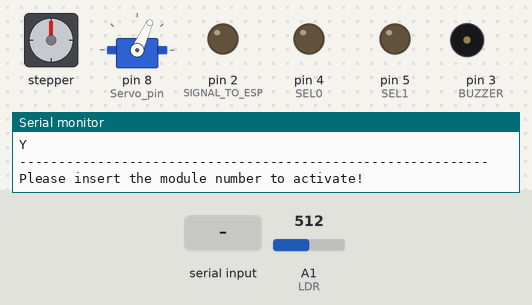
Recording of a sketch running on a simulated Arduino Uno, built with avr-gcc and run on an emulated ATmega328P. Shown: stepper motor, servo, output pins drawn as LEDs (lit = HIGH), buzzer (waves = sounding, pin HIGH), the last lines printed to the serial monitor. Wiring (inferred from the names in the program): stepper motor (2048 steps per turn assumed): coils pin 19, pin 18, pin 17, pin 16. The test bench sets the inputs (shaded band); at power-on: A1 (LDR) = 512. Pins used as bus, display or sensor lines are not drawn.

Above: at 3.2 s.
3.3 s: "Y" received over Serial
At 6.1 s:
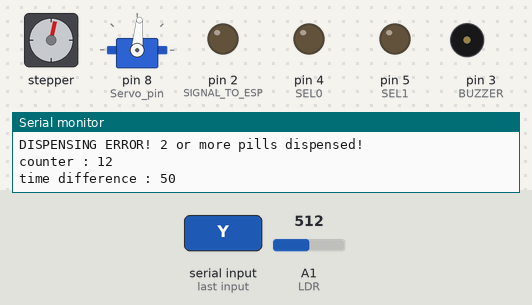
6.3 s: A1 (LDR) set to 884
9.3 s: A1 (LDR) set to 915
10.8 s: "1\n" received over Serial
At 13.0 s:
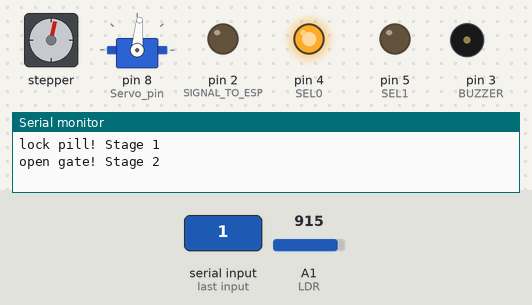
13.3 s: "2\n" received over Serial
At 17.6 s:
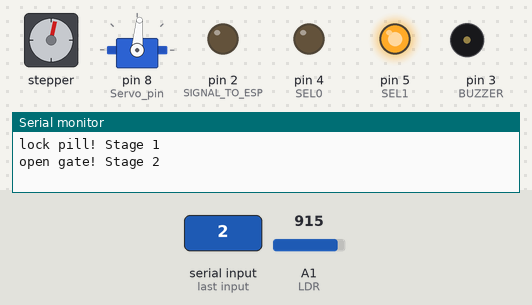
19.3 s: "3\n" received over Serial
At 23.0 s:
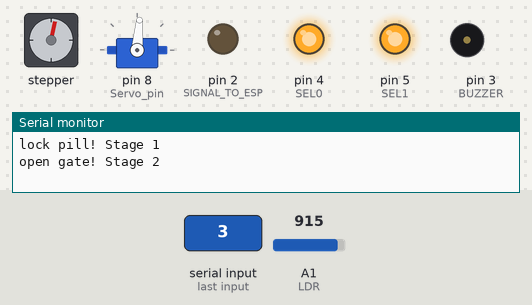
Timing chart, 0 to 23.3 s (numbered marks = the images above; inputs shaded):
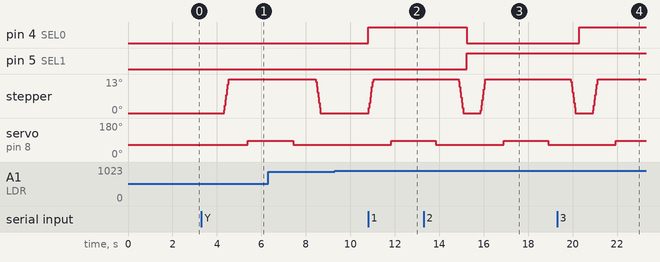

Measured:
- after the input at 3.3 s, stepper: turns 13° clockwise in 0.21 s, starting after 1.0 s; servo on pin 8 (Servo_pin): 65° → 85° after 2.1 s
- after the input at 10.8 s, pin 4 (SEL0): LOW → HIGH at once; stepper: turns 13° clockwise in 0.21 s, starting at once; servo on pin 8 (Servo_pin): 65° → 85° after 1.0 s
- after the input at 13.3 s, pin 4 (SEL0): HIGH → LOW after 1.9 s instead of 2.9 s; pin 5 (SEL1): LOW → HIGH after 1.9 s
- after the input at 19.3 s, pin 4 (SEL0): LOW → HIGH after 1.0 s; pin 5 (SEL1): stays HIGH (without the input it goes to LOW after 2.0 s); servo on pin 8 (Servo_pin): 65° → 85° after 2.6 s instead of 3.0 s

The sketch:

ldr_counter_and_engine.ino
```cpp
#include <Servo.h>
/* PINOUT SELECTION   --------------------------------------*/
    #define LDR A1
    #define SIGNAL_TO_ESP 2
    #define BUZZER 3        //PWM WE CAN TUNE THE FREQUENCY!!
    #define Servo_pin 8//6//9

    #define stepMotorPin1 19//9
    #define stepMotorPin2 18//10
    #define stepMotorPin3 17//11
    #define stepMotorPin4 16//12

    #define SEL0 4 //
    #define SEL1 5 // ----------- FOR UNO

    /* CALIBRATION CONSTANTS FOR STEPPER   -----------------------*/
    #define Time_interval_stepper 1000
    #define Time_interval_servo 500
    #define stepper_steps 20


    /* CALIBRATION CONSTANTS FOR PHOTOINTERRUPTER -----------------*/
    #define PHOTOVOLTAGE_threshold 900
    #define Delay_time_photoint 50
    #define TIMEOUT_COUNTER 10000
    #define Time_between_detections 100          //to set around 100ms ?

    int mode, operation_over = 1;


/*        GLOBAL VARIABLES FOR ENGINES    */
    Servo Servo1;   // create Servo object

    int cycle_stage;
    int motor_Speed = 4;
    int engine_over = 0;

/*         GLOBAL VARIABLES FOR verify_success FUNCTION       */
    int attempts = 0;
    int success = 3;

/*        PHOTOINTERRUPTER GLOBAL VARIABLES        */
    unsigned long t_current, t_0;
    int counter;
    int mytime[20];   //size can be changed
    int i=1;
    int calib_val = 900;
    int error_count = 0;
    int check_time_elapsed_success =0;
    boolean start_1 = 1;


void setup()
{
    setup_pins();

    Serial.begin(9600);
    delay(2000);

    Serial.println("serial Begin!\n");
}


void loop()
{
   //       delay(500);   //IF DELAY IS ABOVE 50ms Pill likely to not be detected :(

  /* TAKE TIMESTAMP EVERY CYCLE i.e. UPDATE TIMESTAMP TO CURRENT TIMESTAMP  */
  t_current = millis();

//  int random_v;
//  Serial.print("Value from serial: "); random_v = Serial.read(); Serial.println(random_v);
/*          WHENEVER FLAG operation_over is not set to 1 ->                                */

  if (operation_over == 1)
  {

      choose_to_dispense();
      digitalWrite(LED_BUILTIN, LOW);

  }
    else
    {
        //later ADD BUTTON TO PRESS TO STOP BUZZ AND ACTIVATE PILL!

        //dispense_pills activates the engines

        dispense_pills();
        if (engine_over == 1) {verify_success();}  //menu_var = 0;}


        if (cycle_stage == 2 || cycle_stage == 3) //&& success !=1)
        {
            success = photointerrupter();              //success takes either 0 , 1, 2  for failure, success, no pill dispensed
        }

    }
}


//******************          FUNCTIONS             **************************


void choose_to_dispense()
{
    Serial.println("Do you want to start the dispensing test?\n  'Y' for YES or 'N' for NO ");
    //while (Serial.available() == 0) {}  Serial.setTimeout(500);   //This sets the maximum time to wait for serial data from user.
    String menuChoice = "Y";//Serial.readString();
    Serial.print(menuChoice);    Serial.println("\n------------------------------------------------------------");
    if ((menuChoice == "Y") || (menuChoice == "y"))
    {
        selector_function();  //We activate the correct module to be operated!

        operation_over = 0;  //WE START AN OPERATION, BYPASS MENU
        engine_over = 0;     //WE ALLOW DISPENSE PILLS TO OPERATE ONCE WITH THIS FLAG

        Serial.println("Start of operation!");;  //add module number to be passed to refill_module       ------------                        TO DO
    }

}


void selector_function()
{
  int schedule_enumerator;
  int module_number[4] = {1, 2, 3, 4};

  Serial.print("Please insert the module number to activate! ");
  while (Serial.available() == 0) {}  schedule_enumerator = Serial.parseInt();

  switch (module_number[schedule_enumerator]) {
      case 1:
        digitalWrite(SEL0, LOW);   //00
        digitalWrite(SEL1, LOW);
        break;
      case 2:
        digitalWrite(SEL0, HIGH);   //01
        digitalWrite(SEL1, LOW);
        break;
      case 3:
        digitalWrite(SEL0, LOW);   //10
        digitalWrite(SEL1, HIGH);
        break;
      case 4:
        digitalWrite(SEL0, HIGH);   //11
        digitalWrite(SEL1, HIGH);
        break;
      default:
        Serial.println("please insert a valid input!!");
  }
}


int photointerrupter()
{
    if(start_1){ start_1 = 0;}
    else {delay(Delay_time_photoint); }


    int light = analogRead(LDR);

    if (light < calib_val)                      //detection of light beam obstruction
    {
        Serial.println(light);
        counter++; mytime[i] = millis();          //record passing of pill and its timestamp

        if(mytime[i] - mytime[i-1] < Time_between_detections   &&   i != 0)   // if 2 pill counting events are less than 100ms apart, that means that 2 or more pills were dispensed at once!
        {
            Serial.println("DISPENSING ERROR! 2 or more pills dispensed!");

            //send_email();              // SEND EMAIL!!!!!!           -------------------------------------------------------------------------------

            Serial.print("counter : ");           Serial.println(counter);
            Serial.print("time difference : ") ;  Serial.println(mytime[i]-mytime[i-1]);
            Serial.print("mytime[i] : ") ;        Serial.println(mytime[i]);
            Serial.print("mytime[0] : ") ;        Serial.println(mytime[i-1]);
            Serial.print("i = ");                 Serial.println(i);

            i=0; mytime[i] = millis();  //reset mytime
            i++;  error_count++; check_time_elapsed_success =0;

            return 0;    //return to success variable on main
        }
        else
        {
            Serial.print("counter : ");             Serial.println(counter);
            Serial.print("time difference : ") ;    Serial.println(mytime[i]-mytime[i-1]);
            Serial.print("mytime[i] : ") ;          Serial.println(mytime[i]);
            Serial.print("mytime[0] : ") ;          Serial.println(mytime[i-1]);
            Serial.print("i = ");                   Serial.println(i);
            i++; check_time_elapsed_success=1;

        }

    }

    else if (t_current - mytime[i] > TIMEOUT_COUNTER  &&  (i != 0  && counter==0))   //     CASE THAT NO PILL IS DISPENSED.    ----------------------------------
    {
        Serial.println("TIMEOUT FOR PILL DETECTION! \t NO PILL DISPENSED");  //TO ADD! TRY AGAIN TO DISPENSE PILL!
        Serial.print("current time - last event time > TIMEOUT = "); Serial.println(t_current - mytime[i]);
        Serial.print("t_current: ") ;          Serial.println(t_current);
        Serial.print("mytime["); Serial.print(i); Serial.print("] : ");  Serial.println(mytime[i]);

        return 2;     //return to success variable for verify_success
    }
    else if (t_current - mytime[i] > TIMEOUT_COUNTER && (error_count==0 && check_time_elapsed_success==1)) //     CASE THAT ONLY 1 PILL IS DISPENSED.    ----------------------------------
    {
        return 1;
    }


}


void verify_success()
{

  switch (success) {
      case 0:                                //ERROR!
        operation_over = 1;
        Serial.println("ERROR when dispensing pill!!"); delay(1000);
        //send_email();

        break;
      case 1:                                //SUCCESS!
        operation_over = 1;
        Serial.println("Pill dispensed successfully!!"); delay(1000);
        break;
      case 2:                                 //TRY AGAIN!   NO PILL WAS DISPENSED
        Serial.println("Pill stuck on chamber!"); delay(1000);
        operation_over = 1;
        //attempts++; Serial.print("\t attempt number:"); Serial.println(attempts);
        //if(attempts >= 2){ operation_over = 1; attempts = 0; }
        break;
      default:
        Serial.println("Default!");     //-------------------------------------
        operation_over = 1;
        break;
  }

}


void dispense_pills()
{
  if (engine_over != 1)
  {
      if((t_current - t_0 >1000) &&  (cycle_stage == 1))                                            //   STAGE 1
      {
          lock_pill();
          t_0 = t_current;
          cycle_stage = 2;
          Serial.println("lock pill! Stage 1");
      }


/*                ESSENTIAL FOR PHOTOINTERRUPTER TO WORK HERE                        */

      if((t_current - t_0 >1000) &&  cycle_stage == 2)   //wait 500ms                             //   STAGE 2
      {
          open_gate();
          t_0 = t_current;
          cycle_stage = 3;
          Serial.println("open gate! Stage 2");
      }


      if((t_current - t_0 >2000) && cycle_stage == 3)   //wait 2000ms                             //   STAGE 3
      {
          close_gate();
          t_0 = t_current;
          cycle_stage = 4;
          Serial.println("close gate! Stage 3");
      }


      if((t_current - t_0 >1000) && cycle_stage == 4 )  //wait 500ms                             //   STAGE 3
      {
          unlock_pill();
          t_0 = t_current;
          cycle_stage = 1;  engine_over = 1;                                //SETS THE END OF THE ENGINE OPERATION!!
          Serial.println("unlock pill! Stage 4");
      }
  }
}


void unlock_pill()   // Stepper motor operation
{
    for(int j=0; j<stepper_steps; j++){

        int motor_Speed = 3;   /*  TO BE INSERTED THE RIGHT motor speed value   */
        digitalWrite(stepMotorPin4, HIGH);
        digitalWrite(stepMotorPin3, LOW);
        digitalWrite(stepMotorPin2, LOW);
        digitalWrite(stepMotorPin1, LOW);
        delay(motor_Speed);
        digitalWrite(stepMotorPin4, LOW);
        digitalWrite(stepMotorPin3, HIGH);
        digitalWrite(stepMotorPin2, LOW);
        digitalWrite(stepMotorPin1, LOW);
        delay(motor_Speed);
        digitalWrite(stepMotorPin4, LOW);
        digitalWrite(stepMotorPin3, LOW);
        digitalWrite(stepMotorPin2, HIGH);
        digitalWrite(stepMotorPin1, LOW);
        delay(motor_Speed);
        digitalWrite(stepMotorPin4, LOW);
        digitalWrite(stepMotorPin3, LOW);
        digitalWrite(stepMotorPin2, LOW);
        digitalWrite(stepMotorPin1, HIGH);
        delay(motor_Speed);
    }

}

void lock_pill()   //Stepper_motor operation
{
    for(int j=0; j<stepper_steps; j++){

        int motor_Speed = 3;   /*  TO BE INSERTED THE RIGHT motor speed value   */
        digitalWrite(stepMotorPin4, LOW);
        digitalWrite(stepMotorPin3, LOW);
        digitalWrite(stepMotorPin2, LOW);
        digitalWrite(stepMotorPin1, HIGH);
        delay(motor_Speed);
        digitalWrite(stepMotorPin4, LOW);
        digitalWrite(stepMotorPin3, LOW);
        digitalWrite(stepMotorPin2, HIGH);
        digitalWrite(stepMotorPin1, LOW);
        delay(motor_Speed);
        digitalWrite(stepMotorPin4, LOW);
        digitalWrite(stepMotorPin3, HIGH);
        digitalWrite(stepMotorPin2, LOW);
        digitalWrite(stepMotorPin1, LOW);
        delay(motor_Speed);
        digitalWrite(stepMotorPin4, HIGH);
        digitalWrite(stepMotorPin3, LOW);
        digitalWrite(stepMotorPin2, LOW);
        digitalWrite(stepMotorPin1, LOW);
        delay(motor_Speed);
    }
}


void open_gate()
{
    int motor_Speed = 1000;
    Servo1.write (85);

}
void close_gate()
{
    int motor_Speed = 1000;
    Servo1.write (65);
}


void setup_pins()
{
    pinMode(LDR, INPUT);
    pinMode(BUZZER, OUTPUT);
    pinMode(SEL0, OUTPUT);
    pinMode(SEL1, OUTPUT);

    Servo1.attach (Servo_pin); //Il Servo1 è collegato al pin digitale
    Servo1.write(65);
    pinMode(stepMotorPin1, OUTPUT);
    pinMode(stepMotorPin2, OUTPUT);
    pinMode(stepMotorPin3, OUTPUT);
    pinMode(stepMotorPin4, OUTPUT);

    /* SETUP Send_email() */
    pinMode(SIGNAL_TO_ESP, OUTPUT); digitalWrite(SIGNAL_TO_ESP, LOW);


        /* SETUP ENGINES TIMING */
    t_0 = millis(); cycle_stage = 1;

    /*SETUP PHOTOINTERRUPTER*/
    mytime[0] = t_0;   //Serial.print("mytime[0]: "); Serial.println(mytime[i]);
    i++;
}
```
